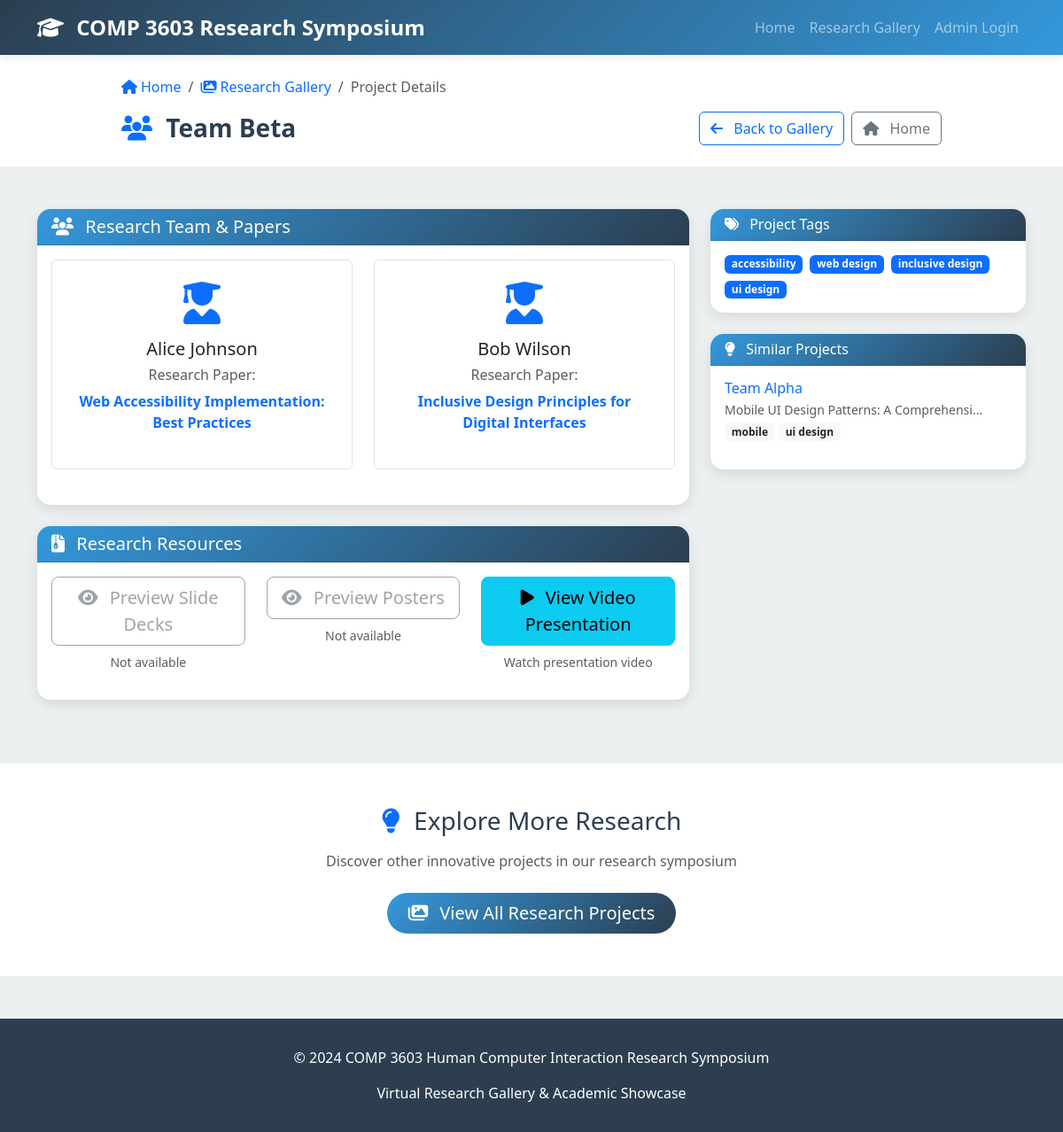
Screenshot of /project/2 with the database file from the repository.
### app.py (models this page shows)
class ResearchProject(db.Model):
    id = db.Column(db.Integer, primary_key=True)
    group_name = db.Column(db.String(100), nullable=False)
    member1_name = db.Column(db.String(100), nullable=False)
    member2_name = db.Column(db.String(100), nullable=False)
    paper1_title = db.Column(db.String(200), nullable=False)
    paper2_title = db.Column(db.String(200), nullable=False)
    member1_paper = db.Column(db.String(200), nullable=False)  # Which paper member1 worked on
    member2_paper = db.Column(db.String(200), nullable=False)  # Which paper member2 worked on
    presentation_video_url = db.Column(db.String(500))
    combined_slide_decks_filename = db.Column(db.String(200))  # PDF with both slide decks
    combined_posters_filename = db.Column(db.String(200))      # PDF with both posters
    tags = db.Column(db.String(500))  # Comma-separated tags
    created_at = db.Column(db.DateTime, default=datetime.utcnow)
    updated_at = db.Column(db.DateTime, default=datetime.utcnow, onupdate=datetime.utcnow)

### app.py (the view)
@app.route('/project/<int:project_id>')
def view_project(project_id):
    project = ResearchProject.query.get_or_404(project_id)
    similar_projects = []
    if project.tags:
        project_tags = [tag.strip().lower() for tag in project.tags.split(',') if tag.strip()]
        if project_tags:
            all_projects = ResearchProject.query.filter(ResearchProject.id != project_id).all()
            for other_project in all_projects:
                if other_project.tags:
                    other_tags = [tag.strip().lower() for tag in other_project.tags.split(',') if tag.strip()]
                    if any(tag in other_tags for tag in project_tags):
                        similar_projects.append(other_project)
            similar_projects = similar_projects[:3]
    return render_template('view_project.html', project=project, similar_projects=similar_projects)

### templates/view_project.html (shortened to what this page needs)
{% extends "base.html" %}
{% block content %}
<section class="py-4 bg-white">
    <div class="container">
        <div class="row">
            <div class="col-lg-10 mx-auto">
                <nav aria-label="breadcrumb">
                    <ol class="breadcrumb">
                        <li class="breadcrumb-item">
                            <a href="{{ url_for('index') }}" class="text-decoration-none">
                                <i class="fas fa-home me-1"></i>Home
                            </a>
                        </li>
                        <li class="breadcrumb-item">
                            <a href="{{ url_for('gallery') }}" class="text-decoration-none">
                                <i class="fas fa-images me-1"></i>Research Gallery
                            </a>
                        </li>
                        <li class="breadcrumb-item active" aria-current="page">Project Details</li>
                    </ol>
                </nav>
                <div class="d-flex justify-content-between align-items-center">
                    <div>
                        <h1 class="h3 fw-bold mb-0">
                            <i class="fas fa-users me-2 text-primary"></i>
                            {{ project.group_name }}
                        </h1>
                    </div>
                    <div class="d-flex gap-2">
                        <a href="{{ url_for('gallery') }}" class="btn btn-outline-primary">
                            <i class="fas fa-arrow-left me-2"></i>
                            Back to Gallery
                        </a>
                        <a href="{{ url_for('index') }}" class="btn btn-outline-secondary">
                            <i class="fas fa-home me-2"></i>
                            Home
                        </a>
                    </div>
                </div>
            </div>
        </div>
    </div>
</section>
<section class="py-5">
    <div class="container">
        <div class="row">
            <div class="col-lg-8">
                <div class="card mb-4">
                    <div class="card-header">
                        <h5 class="mb-0">
                            <i class="fas fa-users me-2"></i>
                            Research Team & Papers
                        </h5>
                    </div>
                    <div class="card-body">
                        <div class="row">
                            <div class="col-md-6 mb-4">
                                <div class="text-center p-4 border rounded">
                                    <i class="fas fa-user-graduate fa-3x text-primary mb-3"></i>
                                    <h5 class="mb-2">{{ project.member1_name }}</h5>
                                    <div class="paper-assignment">
                                        <h6 class="text-muted mb-2">Research Paper:</h6>
                                        <p class="fw-bold text-primary">{{ project.member1_paper }}</p>
                                    </div>
                                </div>
                            </div>
                            <div class="col-md-6 mb-4">
                                <div class="text-center p-4 border rounded">
                                    <i class="fas fa-user-graduate fa-3x text-primary mb-3"></i>
                                    <h5 class="mb-2">{{ project.member2_name }}</h5>
                                    <div class="paper-assignment">
                                        <h6 class="text-muted mb-2">Research Paper:</h6>
                                        <p class="fw-bold text-primary">{{ project.member2_paper }}</p>
                                    </div>
                                </div>
                            </div>
                        </div>
                    </div>
                </div>
                <div class="card mb-4">
                    <div class="card-header">
                        <h5 class="mb-0">
                            <i class="fas fa-file-archive me-2"></i>
                            Research Resources
                        </h5>
                    </div>
                    <div class="card-body">
                        <div class="row">
                            <div class="col-md-4 mb-3">
                                <div class="text-center">
                                    {% if project.combined_slide_decks_filename %}
                                    <button class="btn btn-warning btn-lg w-100" type="button"
                                            data-bs-toggle="collapse" data-bs-target="#slideDecksPreview"
                                            aria-expanded="false" aria-controls="slideDecksPreview">
                                        <i class="fas fa-eye me-2"></i>
                                        Preview Slide Decks
                                    </button>
                                    <small class="text-muted d-block mt-2">Both students' presentations</small>
                                    {% else %}
                                    <button class="btn btn-outline-secondary btn-lg w-100" disabled>
                                        <i class="fas fa-eye me-2"></i>
                                        Preview Slide Decks
                                    </button>
                                    <small class="text-muted d-block mt-2">Not available</small>
                                    {% endif %}
                                </div>
                            </div>
                            <div class="col-md-4 mb-3">
                                <div class="text-center">
                                    {% if project.combined_posters_filename %}
                                    <button class="btn btn-success btn-lg w-100" type="button"
                                            data-bs-toggle="collapse" data-bs-target="#postersPreview"
                                            aria-expanded="false" aria-controls="postersPreview">
                                        <i class="fas fa-eye me-2"></i>
                                        Preview Posters
                                    </button>
                                    <small class="text-muted d-block mt-2">Both students' posters</small>
                                    {% else %}
                                    <button class="btn btn-outline-secondary btn-lg w-100" disabled>
                                        <i class="fas fa-eye me-2"></i>
                                        Preview Posters
                                    </button>
                                    <small class="text-muted d-block mt-2">Not available</small>
                                    {% endif %}
                                </div>
                            </div>
                            <div class="col-md-4 mb-3">
                                <div class="text-center">
                                    {% if project.presentation_video_url %}
                                    <a href="{{ project.presentation_video_url }}"
                                       class="btn btn-info btn-lg w-100" target="_blank">
                                        <i class="fas fa-play me-2"></i>
                                        View Video Presentation
                                    </a>
                                    <small class="text-muted d-block mt-2">Watch presentation video</small>
                                    {% else %}
                                    <button class="btn btn-outline-secondary btn-lg w-100" disabled>
                                        <i class="fas fa-play me-2"></i>
                                        View Video Presentation
                                    </button>
                                    <small class="text-muted d-block mt-2">Not available</small>
                                    {% endif %}
                                </div>
                            </div>
                        </div>
                    </div>
                </div>
            </div>
            <div class="col-lg-4">
                {% if project.tags %}
                <div class="card mb-4">
                    <div class="card-header">
                        <h6 class="mb-0">
                            <i class="fas fa-tags me-2"></i>
                            Project Tags
                        </h6>
                    </div>
                    <div class="card-body">
                        <div class="d-flex flex-wrap gap-2">
                            {% for tag in project.tags.split(',') %}
                                {% if tag.strip() %}
                                <span class="badge bg-primary">{{ tag.strip() }}</span>
                                {% endif %}
                            {% endfor %}
                        </div>
                    </div>
                </div>
                {% endif %}
                {% if similar_projects %}
                <div class="card mb-4">
                    <div class="card-header">
                        <h6 class="mb-0">
                            <i class="fas fa-lightbulb me-2"></i>
                            Similar Projects
                        </h6>
                    </div>
                    <div class="card-body">
                        {% for similar_project in similar_projects %}
                        <div class="mb-3">
                            <a href="{{ url_for('view_project', project_id=similar_project.id) }}"
                               class="text-decoration-none">
                                <h6 class="mb-1 text-primary">{{ similar_project.group_name }}</h6>
                                <p class="mb-1 text-muted small">{{ similar_project.paper1_title[:40] }}{% if similar_project.paper1_title|length > 40 %}...{% endif %}</p>
                                {% if similar_project.tags %}
                                <div class="d-flex flex-wrap gap-1">
                                    {% for tag in similar_project.tags.split(',')[:2] %}
                                        {% if tag.strip() %}
                                        <span class="badge bg-light text-dark small">{{ tag.strip() }}</span>
                                        {% endif %}
                                    {% endfor %}
                                </div>
                                {% endif %}
                            </a>
                        </div>
                        {% endfor %}
                    </div>
                </div>
                {% endif %}
            </div>
        </div>
    </div>
</section>
<section class="py-5 bg-white">
    <div class="container">
        <div class="text-center mb-4">
            <h3 class="mb-3">
                <i class="fas fa-lightbulb me-2 text-primary"></i>
                Explore More Research
            </h3>
            <p class="text-muted">
                Discover other innovative projects in our research symposium
            </p>
        </div>
        <div class="text-center">
            <a href="{{ url_for('gallery') }}" class="btn btn-primary btn-lg">
                <i class="fas fa-images me-2"></i>
                View All Research Projects
            </a>
        </div>
    </div>
</section>
{% endblock %}

### templates/base.html (style rules this page uses)
:root { --primary-color: #2c3e50; --secondary-color: #3498db; --accent-color: #e74c3c; --light-bg: #ecf0f1; --dark-text: #2c3e50; }
body { font-family: 'Segoe UI', Tahoma, Geneva, Verdana, sans-serif; background-color: var(--light-bg); color: var(--dark-text); }
.card { border: none; border-radius: 15px; box-shadow: 0 5px 15px rgba(0,0,0,0.1); transition: transform 0.3s ease, box-shadow 0.3s ease; margin-bottom: 1.5rem; }
.card-header { background: linear-gradient(135deg, var(--secondary-color), var(--primary-color)); color: white; border-radius: 15px 15px 0 0 !important; font-weight: bold; }
.btn-primary { background: linear-gradient(135deg, var(--secondary-color), var(--primary-color)); border: none; border-radius: 25px; padding: 0.5rem 1.5rem; font-weight: 500; transition: all 0.3s ease; }

### rows the page displays
ResearchProject: group_name "Team Beta", member1_name "Alice Johnson", member1_paper "Web Accessibility Implementation: Best Practices", member2_name "Bob Wilson", member2_paper "Inclusive Design Principles for Digital Interfaces"
ResearchProject: group_name "Team Alpha", paper1_title "Mobile UI Design Patterns: A Comprehensi", strip "mobile" "ui design"

### other values shown
{{ tag.strip() }} "accessibility" "web design" "inclusive design" "ui design"
